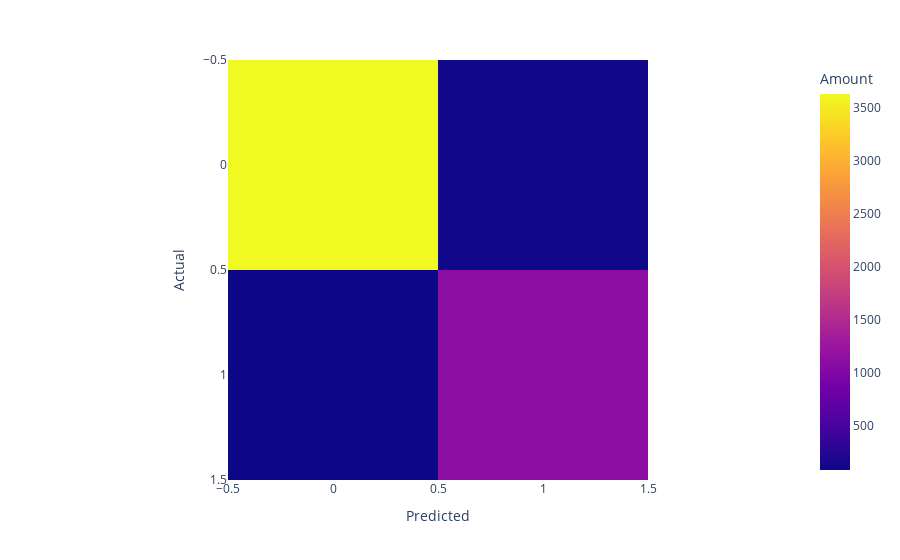

Write notebook code for a chart like this one.
### Markdown cell above
#### Although we see an overfitting, SVM perfectly copes with generalization -> 96% accuracy on test split. See the confusion matrix

### Code cell
fig = px.imshow(metrics.confusion_matrix(expected, predicted),
                labels=dict(x="Predicted", y="Actual", color="Amount"))
iplot(fig)

### Figure 1 — Plotly figure (JSON) as saved in the notebook; plotly's stock layout.template omitted (floating-point values rounded to 4 significant figures)
{"data": [{"coloraxis": "coloraxis", "hovertemplate": "Predicted: %{x}<br>Actual: %{y}<br>Amount: %{z}<extra></extra>", "type": "heatmap", "z": [[3634, 112], [84, 1120]]}], "layout": {"coloraxis": {"colorbar": {"title": {"text": "Amount"}}, "colorscale": [[0, "#0d0887"], [0.1111, "#46039f"], [0.2222, "#7201a8"], [0.3333, "#9c179e"], [0.4444, "#bd3786"], [0.5556, "#d8576b"], [0.6667, "#ed7953"], [0.7778, "#fb9f3a"], [0.8889, "#fdca26"], [1, "#f0f921"]]}, "margin": {"t": 60}, "xaxis": {"constrain": "domain", "scaleanchor": "y", "title": {"text": "Predicted"}}, "yaxis": {"autorange": "reversed", "constrain": "domain", "title": {"text": "Actual"}}}}
